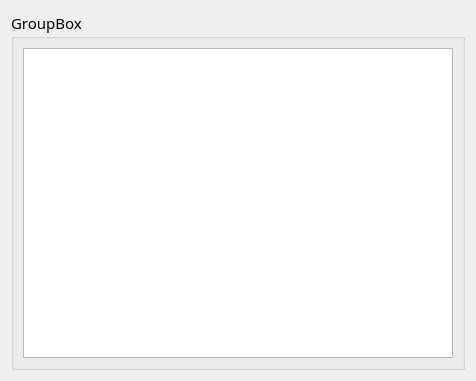
<?xml version="1.0" encoding="UTF-8"?>
<ui version="4.0">
 <class>ComTableWid</class>
 <widget class="QWidget" name="ComTableWid">
  <property name="geometry">
   <rect>
    <x>0</x>
    <y>0</y>
    <width>476</width>
    <height>381</height>
   </rect>
  </property>
  <property name="font">
   <font>
    <family>微软雅黑</family>
    <pointsize>11</pointsize>
   </font>
  </property>
  <property name="windowTitle">
   <string>Form</string>
  </property>
  <layout class="QGridLayout" name="gridLayout_2">
   <item row="0" column="0">
    <widget class="QGroupBox" name="groupBox">
     <property name="title">
      <string>GroupBox</string>
     </property>
     <layout class="QGridLayout" name="gridLayout">
      <item row="0" column="0">
       <widget class="QTableWidget" name="tableWidget">
        <property name="font">
         <font>
          <pointsize>11</pointsize>
         </font>
        </property>
       </widget>
      </item>
     </layout>
    </widget>
   </item>
  </layout>
 </widget>
 <resources/>
 <connections/>
</ui>
